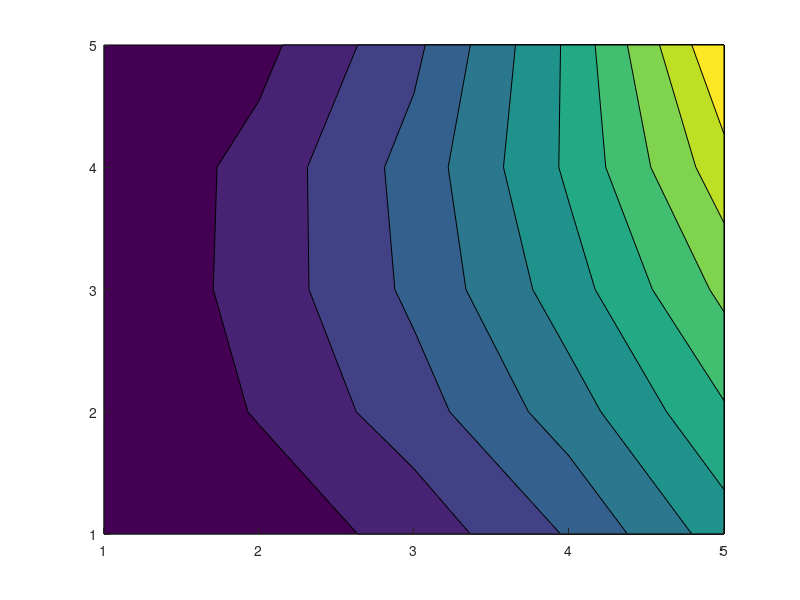

Recreate this plot in MATLAB. (Note: this script raises an error after producing the figure.)
clear; clc; close all;

% Description: Solves Laplace equation numerically

% Domain
Lx = 4;
Ly = 4;
dx = 1;
dy = 1;
x  = 0:dx:Lx;
y  = 0:dx:Lx;

% Initial conditions
nx = numel(x);
ny = numel(y);
u = zeros(nx,ny);

% Boundary Conditions
u(:,1)      = 0;
u(:,end)    = 8+2*y;
u(1,:)      = 1/2*x.^2;
u(end,:)    = x.^2;

niter = 1000;
for iter = 1:niter
    for i = 2:nx-1
        for j = 2:ny-1
            u(i,j) = 1/4*(u(i+1,j)+u(i-1,j)+u(i,j+1)+u(i,j-1));
        end
    end
end

flipud(u)

contourf(u,'edgecolor','none')
colormap(jet)
